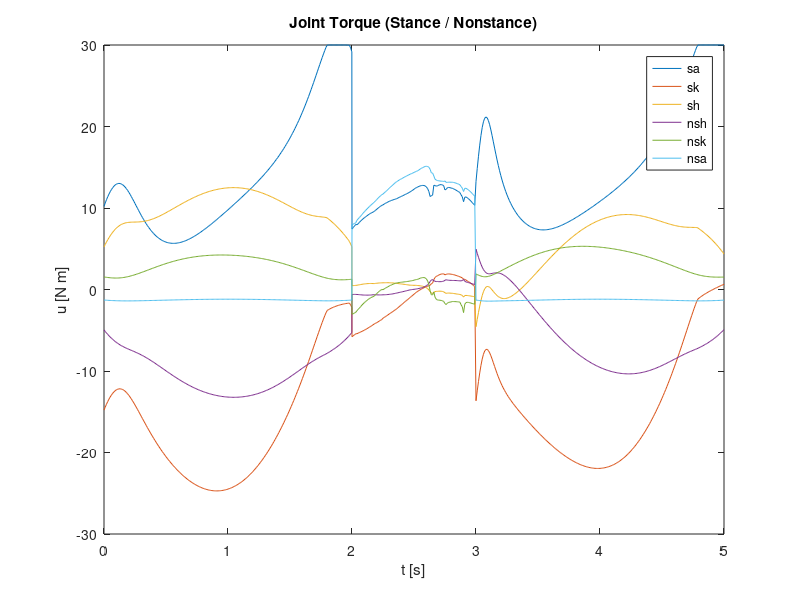
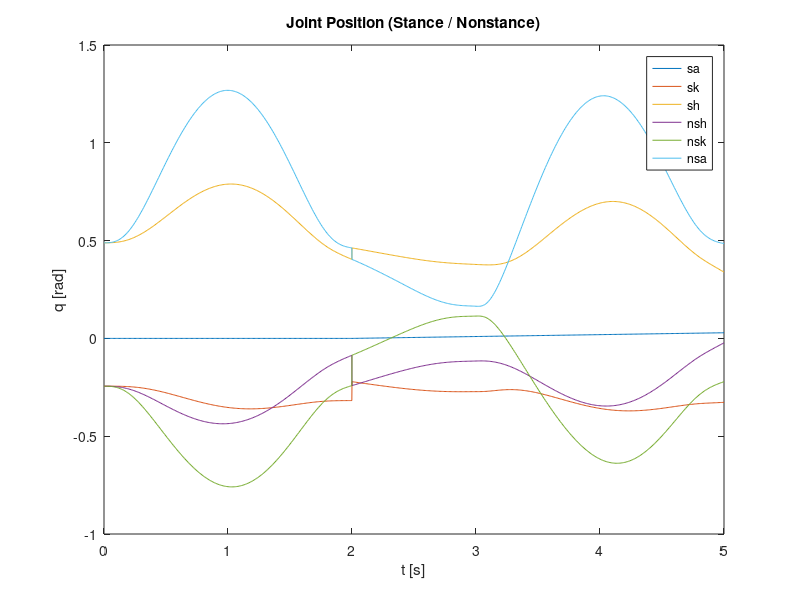
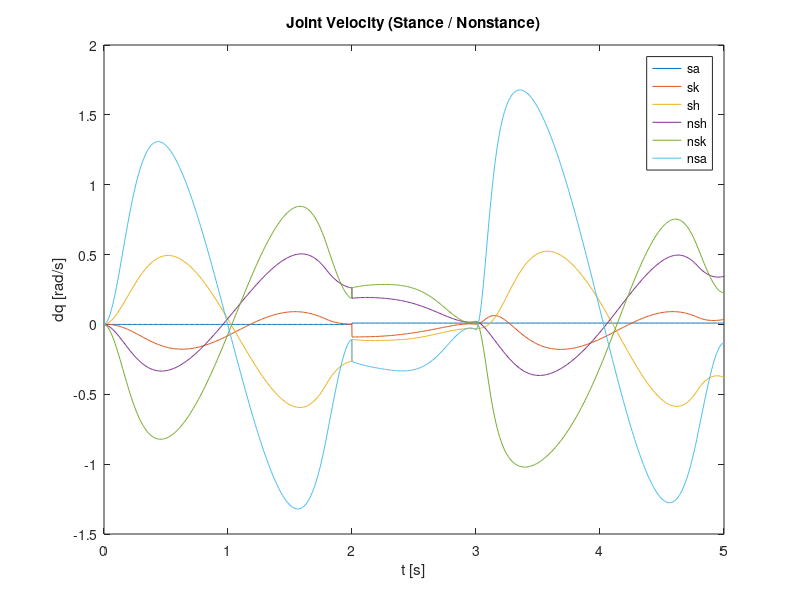
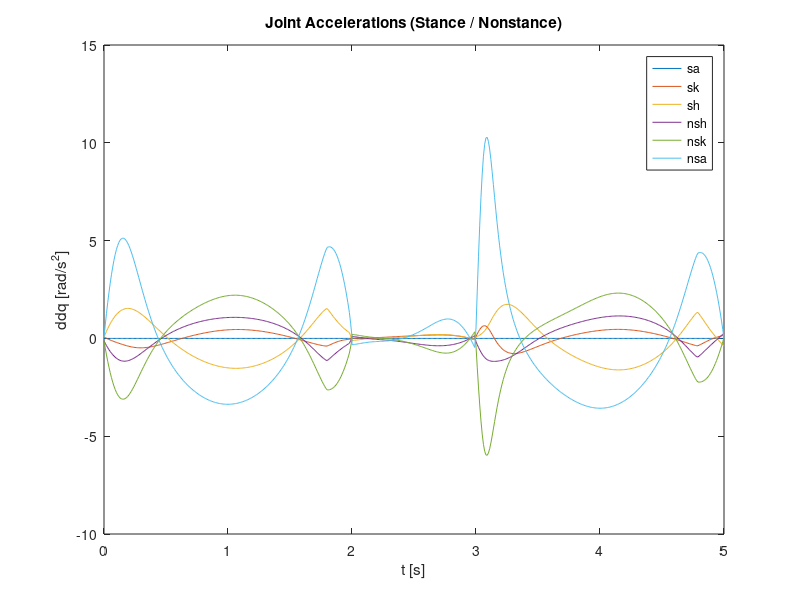

Here is the MATLAB script that generated these plots, in order:
close all

load('figs/simulation_data');
nSteps = size(calcs_set,1)/3;
nb = 2;
ndof = 7;
% slip_data = get_slip_data(nSteps);

labels = {'sa', 'sk', 'sh', 'nsh', 'nsk','nsa'};

% rspring_indices = [2 9];
rigid_indices = [1 :6];
act_indices = [1:6];

% Es = out.T + out.V;

qbs = out.qe(1:nb, :);
qrs = out.qe(nb + (1:ndof), :);
dqrs = out.dqe(nb + (1:ndof), :);
ddqrs = out.ddqe(nb + (1:ndof), :);

% Torques
h = figure(1);
clf();
% set(h,'position',[100,100,480,360]);
% % subplot(2,1,1);
% plot(out.t, out.us);
% legend(labels(spring_indices));
% title('Spring Force (Stance / Nonstance)');
% xlabel('t [s]');
% ylabel('u [N]');
% subplot(2,1,2);
plot(out.t, out.ur);
legend(labels(act_indices));
title('Joint Torque (Stance / Nonstance)');
xlabel('t [s]');
ylabel('u [N m]');
print(h,'-dpng','-r100','figs/torques');


% angles
h =figure(2);
clf();
% hold('all');
% subplot(2,1,1);
% plot(out.t, qrs(spring_indices,:));
% legend(labels(spring_indices));
% title('Spring Deflection (Stance / Nonstance)');
% xlabel('t [s]');
% ylabel('q [rad]');
% subplot(2,1,2);
plot(out.t, qrs(rigid_indices,:));
legend(labels(rigid_indices));
title('Joint Position (Stance / Nonstance)');
xlabel('t [s]');
ylabel('q [rad]');
print(h,'-dpng','-r100','figs/angles');


% velocities
h =figure(3);
clf();
% hold('all');
% subplot(2,1,1);
% plot(out.t, dqrs(spring_indices,:));
% legend(labels(spring_indices));
% title('Spring Velocity (Stance / Nonstance)');
% xlabel('t [s]');
% ylabel('dq [rad/s]');
% subplot(2,1,2);
plot(out.t, dqrs(rigid_indices,:));
legend(labels(rigid_indices));
title('Joint Velocity (Stance / Nonstance)');
xlabel('t [s]');
ylabel('dq [rad/s]');
print(h,'-dpng','-r100','figs/velocities');


% accelerations

h =figure(30);
clf();
% hold('all');
% subplot(2,1,1);
% plot(out.t, ddqrs(spring_indices,:));
% legend(labels(spring_indices));
% title('Spring Accelerations (Stance / Nonstance)');
% xlabel('t [s]');
% ylabel('ddq [rad/s^2]');
% subplot(2,1,2);
plot(out.t, ddqrs(rigid_indices,:));
legend(labels(rigid_indices));
title('Joint Accelerations (Stance / Nonstance)');
xlabel('t [s]');
ylabel('ddq [rad/s^2]');
print(h,'-dpng','-r100','figs/accelerations');


% actual energy
    % h = figure(4);
    % clf();
    % hold('all');
    % plot(out.t, out.T);
    % plot(out.t, out.V);
    % plot(out.t, Es);
    % legend({'Kinetic', 'Potential', 'Total'});
    % xlabel('t [s]');
    % ylabel('E [J]');
    % print(h,'-dpng','-r100','figs/energies');

% output comparison

h =figure(4); 
clf();
set(h,'position',[100,100,1024,768]);
hold('all');

% subplot(2,4,1);
% plot(out.t,out.ya1,out.t,out.yd1,'r--');
% xlim([out.t(1) out.t(end)]);
% title('Non-stance Spring');
% xlabel('t [s]');
% ylabel('r [m]');
subplot(2,3,1);
plot(out.t,out.ya(1,:),out.t,out.yd(1,:),'r--');
xlim([out.t(1) out.t(end)]);
title('Com X');
xlabel('t [s]');
ylabel('r [m]');
subplot(2,3,2);
plot(out.t,out.ya(2,:),out.t,out.yd(2,:),'r--');
xlim([out.t(1) out.t(end)]);
title('Com Z');
xlabel('t [s]');
ylabel('r [m]');
subplot(2,3,3);
plot(out.t,out.ya(3,:),out.t,out.yd(3,:),'r--');
xlim([out.t(1) out.t(end)]);
title('Torso Angle');
xlabel('t [s]');
ylabel('q [rad]');
subplot(2,3,4);
plot(out.t,out.ya(4,:),out.t,out.yd(4,:),'r--');
xlim([out.t(1) out.t(end)]);
title('Swing Foot X');
xlabel('t [s]');
ylabel('r [m]');
subplot(2,3,5);
plot(out.t,out.ya(5,:),out.t,out.yd(5,:),'r--');
xlim([out.t(1) out.t(end)]);
title('Swing Foot Z');
xlabel('t [s]');
ylabel('r [m]');
subplot(2,3,6);
plot(out.t,out.ya(6,:),out.t,out.yd(6,:),'r--');
xlim([out.t(1) out.t(end)]);
title('Swing Foot Angle');
xlabel('t [s]');
ylabel('q [rad]');
% subplot(2,4,7);
% plot(out.t,out.ya(7,:),out.t,out.yd(7,:),'r--');
% xlim([out.t(1) out.t(end)]);
% title('Non-stance Spring');
% xlabel('t [s]');
% ylabel('q [rad]');
 print(h,'-dpng','-r100','figs/outputs');


 
% output comparison error terms

h =figure(5); 
clf();
set(h,'position',[100,100,1024,768]);
hold('all');

% subplot(2,4,1);
% plot(out.t,out.ya1,out.t,out.yd1,'r--');
% xlim([out.t(1) out.t(end)]);
% title('Non-stance Spring');
% xlabel('t [s]');
% ylabel('r [m]');
subplot(2,3,1);
plot(out.t,out.ya(1,:)-out.yd(1,:));
xlim([out.t(1) out.t(end)]);
title('Com X');
xlabel('t [s]');
ylabel('r [m]');
subplot(2,3,2);
plot(out.t,out.ya(2,:)-out.yd(2,:));
xlim([out.t(1) out.t(end)]);
title('Com Z');
xlabel('t [s]');
ylabel('r [m]');
subplot(2,3,3);
plot(out.t,out.ya(3,:)-out.yd(3,:));
xlim([out.t(1) out.t(end)]);
title('Torso Angle');
xlabel('t [s]');
ylabel('q [rad]');
subplot(2,3,4);
plot(out.t,out.ya(4,:)-out.yd(4,:));
xlim([out.t(1) out.t(end)]);
title('Swing Foot X');
xlabel('t [s]');
ylabel('r [m]');
subplot(2,3,5);
plot(out.t,out.ya(5,:)-out.yd(5,:));
xlim([out.t(1) out.t(end)]);
title('Swing Foot Z');
xlabel('t [s]');
ylabel('r [m]');
subplot(2,3,6);
plot(out.t,out.ya(6,:)-out.yd(6,:));
xlim([out.t(1) out.t(end)]);
title('Swing Foot Angle');
xlabel('t [s]');
ylabel('q [rad]');
% subplot(2,4,7);
% plot(out.t,out.ya(7,:),out.t,out.yd(7,:),'r--');
% xlim([out.t(1) out.t(end)]);
% title('Non-stance Spring');
% xlabel('t [s]');
% ylabel('q [rad]');
 print(h,'-dpng','-r100','figs/outputs'); 
 

%%
h =figure(6); clf;
hold('all');
xlim([out.t(1) out.t(end)]);
% plot(out.t,out.pcom(1,:)); hold on;

% plot((-calcs.Fe(3,:)./calcs.Fe(2,:))')
% ylim('auto');


% line('XData', [0 size(out.t,2)], 'YData', [0.014-0.2 0.014-0.2], 'LineWidth', 2, ...
%     'LineStyle', '-.', 'Color', [1 0.6 0]);
% line('XData', [0 size(out.t,2)], 'YData', [-0.189 -0.189], 'LineWidth', 2, ...
%     'LineStyle', '-.', 'Color', [0 0.6 0]);
plot(out.t, out.ZMP); 
% legend('UpperBound', 'LowerBound' ,'Zmp X');
legend('Zmp X');
xlabel('t [s]');
ylabel('ZMPx [m]');
title('ZMP x'); 
print(h,'-dpng','-r100','figs/CoM_position');

%%
h =figure(7); clf;
hold('all');
xlim([out.t(1) out.t(end)]);
% plot(out.t,out.pcom(1,:)); hold on;

% plot((-calcs.Fe(3,:)./calcs.Fe(2,:))')
% ylim('auto');


% line('XData', [0 size(out.t,2)], 'YData', [0.014-0.2 0.014-0.2], 'LineWidth', 2, ...
%     'LineStyle', '-.', 'Color', [1 0.6 0]);
% line('XData', [0 size(out.t,2)], 'YData', [-0.189 -0.189], 'LineWidth', 2, ...
%     'LineStyle', '-.', 'Color', [0 0.6 0]);
plot(out.t, out.Fe); 
% legend('UpperBound', 'LowerBound' ,'Zmp X');
legend('Fsx','Fsz', 'Tsy', 'Fnsx','Fnsz', 'Tnsy');
xlabel('t [s]');
ylabel('Force[N] or Torque [Nm]');
title('Ground Reaction Force'); 
print(h,'-dpng','-r100','figs/CoM_position');

%%

 % hip position
% h =figure(7); clf;
% subplot(2,1,1);
% plot(out.t,out.pcom(1,:)); hold on;
% plot(slip_data.ts, slip_data.xcomc,'r--'); 
% legend('Proxi','SLIP');
% xlabel('t [s]');
% ylabel('p [m]');
% title('Horizontal Position');
% subplot(2,1,2);
% plot(out.t,out.pcom(2,:)); hold on;
% plot(slip_data.ts, slip_data.ycom,'r--');
% legend('Proxi','SLIP');
% xlabel('t [s]');
% ylabel('p [m]');
% title('Vertical Position');
% print(h,'-dpng','-r100','figs/CoM_position');
% 
% % hip position
% h =figure(8);clf;
% subplot(2,1,1);
% plot(out.t,out.pcomdot(1,:)); hold on;
% plot(slip_data.ts, slip_data.dxcom,'r--'); 
% legend('Proxi','SLIP');
% xlabel('t [s]');
% ylabel('v [m/s]');
% title('Horizontal Velocity');
% subplot(2,1,2);
% plot(out.t,out.pcomdot(2,:)); hold on;
% plot(slip_data.ts, slip_data.dycom,'r--');
% legend('Proxi','SLIP');
% xlabel('t [s]');
% ylabel('v [m/s]');
% title('Vertical Velocity');
% print(h,'-dpng','-r100','figs/CoM_velocity');
% 
% h =figure(9);clf;
% subplot(2,1,1);
% plot(out.pcom(1,:),out.pcomdot(1,:)); hold on;
% plot(slip_data.xcomc, slip_data.dxcom,'r--'); 
% legend('Proxi','SLIP');
% xlabel('t [s]');
% ylabel('v [m/s]');
% title('Horizontal Velocity');
% subplot(2,1,2);
% plot(out.pcom(2,:),out.pcomdot(2,:)); hold on;
% plot(slip_data.ycom, slip_data.dycom,'r--');
% legend('Proxi','SLIP');
% xlabel('t [s]');
% ylabel('v [m/s]');
% title('Vertical Velocity');
% print(h,'-dpng','-r100','figs/limit_cycles');
% 
% % energy
% h =figure(10); clf;
% plot(out.t,out.Energy); hold on;
% plot(out.t,Energy0*ones(size(out.t)));
% legend('Actual','Desired');
% xlabel('t [s]');
% ylabel('E [J]');
% title('SLIP-like Energy')
% print(h,'-dpng','-r100','figs/energy');
% 
% 
% % ground reaction forces
% h =figure(11); clf;
% subplot(2,1,1);
% plot(out.t,out.Fr(1,:)); hold on;
% plot(slip_data.ts,slip_data.StanceForceX,'r--');
% legend('Proxi','SLIP');
% xlabel('t [s]');
% ylabel('F [N]');
% title('Horizontal Force');
% subplot(2,1,2);
% plot(out.t,out.Fr(2,:));
% hold on;
% plot(slip_data.ts,slip_data.StanceForceY,'r--');
% legend('Proxi','SLIP');
% xlabel('t [s]');
% ylabel('F [N]');
% title('Vertical Force');
% print(h,'-dpng','-r100','figs/reaction_forces_left');
% 
% 
% 
% h =figure(12); clf;
% subplot(2,1,1);
% plot(out.t,out.Fr(3,:)); hold on;
% plot(slip_data.ts,slip_data.NonStanceForceX,'r--');
% legend('Proxi','SLIP');
% xlabel('t [s]');
% ylabel('F [N]');
% title('Horizontal Force');
% subplot(2,1,2);
% plot(out.t,out.Fr(4,:));
% hold on;
% plot(slip_data.ts,slip_data.NonStanceForceY,'r--');
% legend('Proxi','SLIP');
% xlabel('t [s]');
% ylabel('F [N]');
% title('Vertical Force');
% print(h,'-dpng','-r100','figs/reaction_forces_right');
% 
% 
% 
% h =figure(13); clf;
% plot(out.qs(1,:),out.us(1,:),'*');
% xlabel('delta [m]');
% ylabel('force [N]');
% title('Spring deflection vs. Spring Force (Left)');
% print(h,'-dpng','-r100','figs/spring_deflection_vs_force_left');
% 
% 
% h =figure(14);clf;
% plot(out.qs(2,:),out.us(2,:),'*');
% 
% xlabel('delta [m]');
% ylabel('force [N]');
% title('Spring deflection vs. Spring Force (Right)');
% print(h,'-dpng','-r100','figs/spring_deflection_vs_force_right');
% 
% 
% h = figure(15); clf;
% subplot(2,1,1);
% plot(out.t,out.ur(1,:));
% subplot(2,1,2);
% plot(out.t,out.dqe(4,:));


% output comparison

% h =figure(4); clf();
% set(h,'position',[100,100,1024,768]);
% hold('all');
